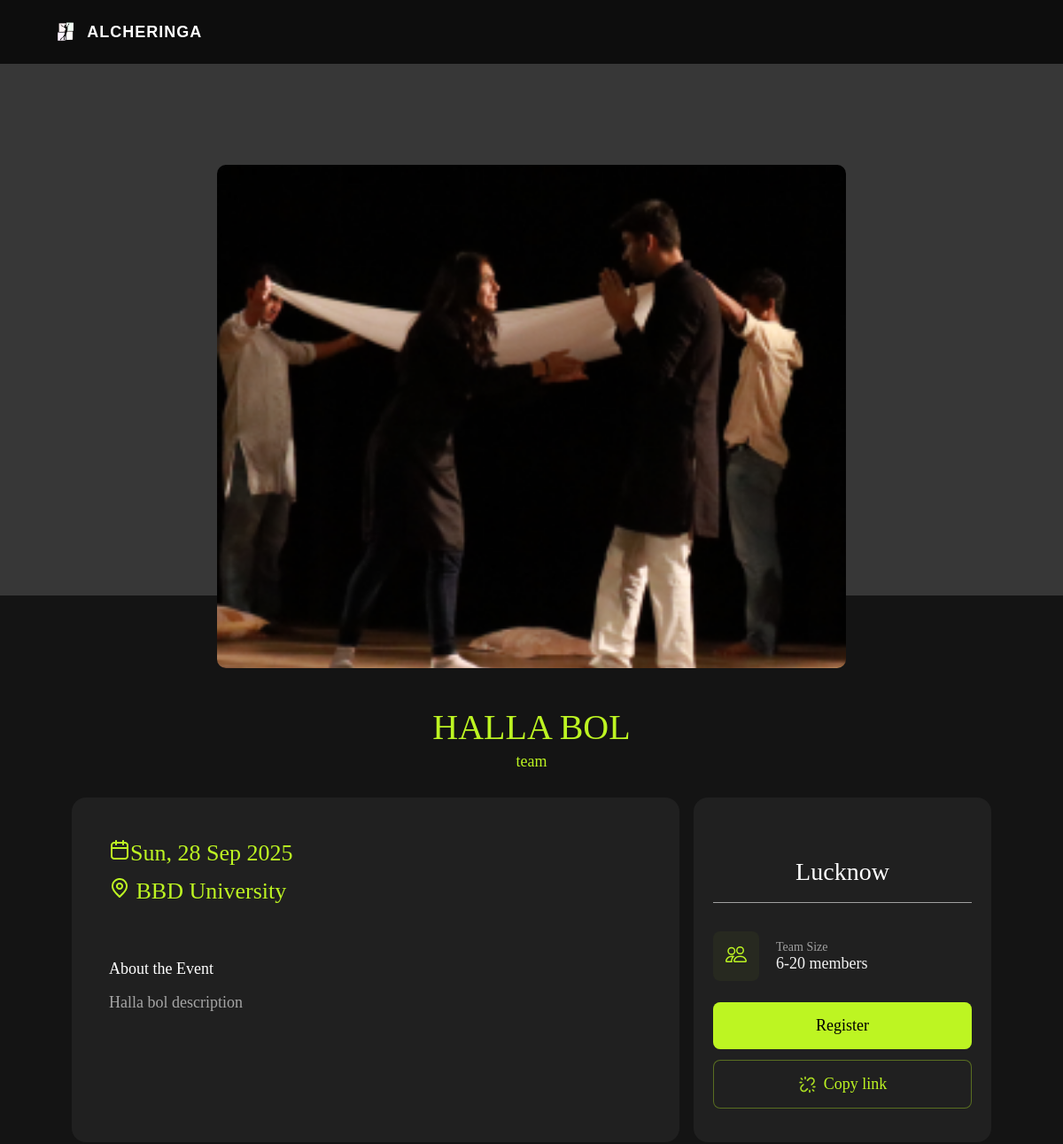
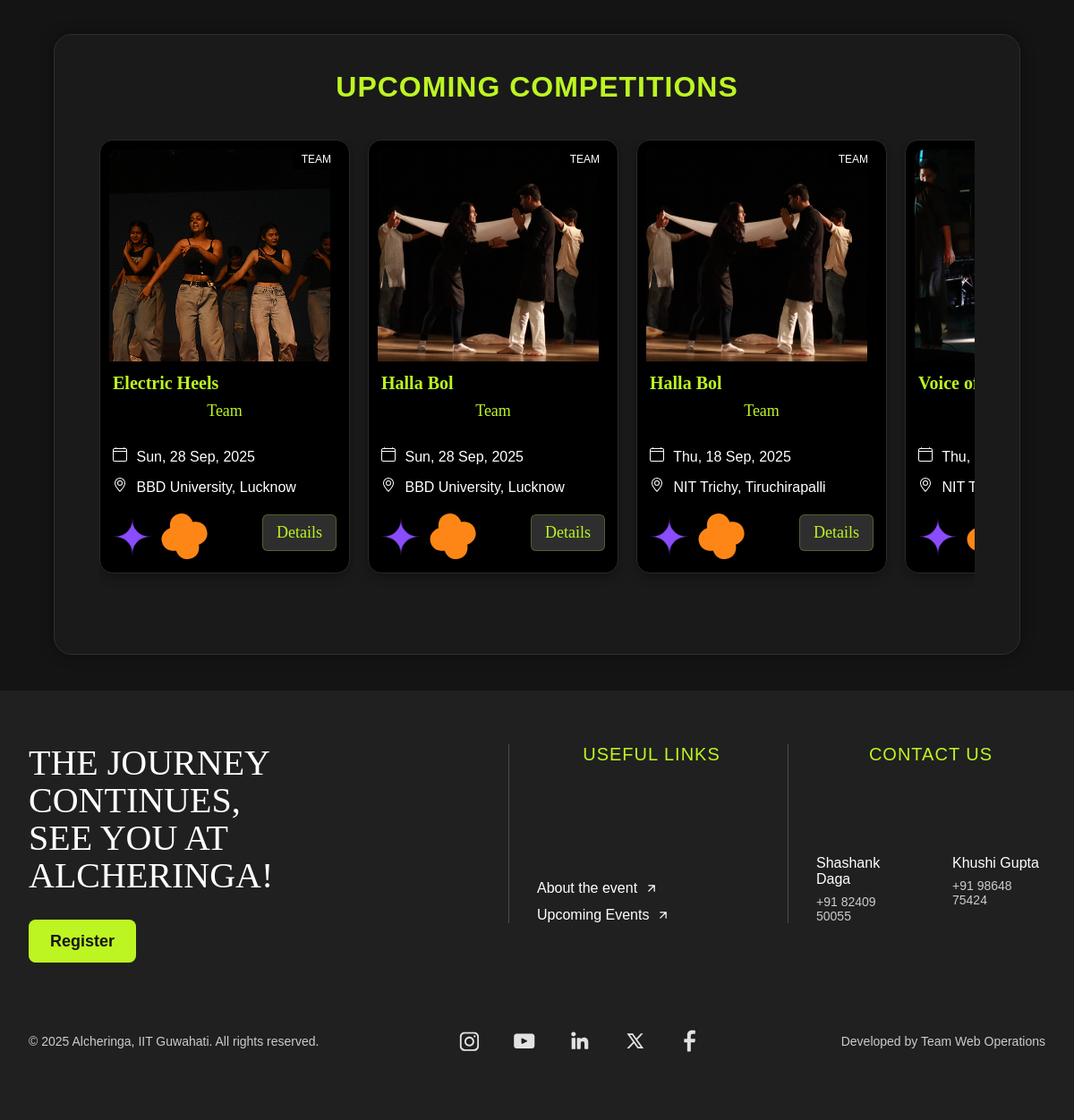
Screenshot of /competitions/Lucknow/Halla Bol/ with the database file from the repository (2 pictures, top to bottom).
### core/models.py (models this page shows, shortened)
class Event(models.Model):
    EVENT_TYPE_CHOICES = [
        ('solo', 'Solo'),
        ('team', 'Team'),
    ]
    name = models.CharField(max_length=200)
    event_type = models.CharField(max_length=10, choices=EVENT_TYPE_CHOICES, default='solo')
    min_participants = models.PositiveIntegerField(null=True, blank=True)
    max_participants = models.PositiveIntegerField(null=True, blank=True)
    description = models.TextField(default= "none")
    deadline = models.DateField(null=True, blank=True)
    event_date = models.DateField(null=True, blank=True)
    image = models.ImageField(
        upload_to="image_uploads/event_pic/",null=True, blank=True,help_text="Upload an image representing this event"
    )

class City(models.Model):
    name = models.CharField(max_length=100, unique=True)
    events = models.ManyToManyField('Event', related_name='cities')
    venue = models.CharField(max_length=100, default="None")
    time = models.DateField(null=True, blank=True)
    guidelines = models.TextField(default="None")
    image = models.ImageField(
        upload_to="image_uploads/city_pic/",null=True)
    state = models.CharField(max_length=100,default='None')
    collab = models.BooleanField(null=True,default=False)

### core/views.py (the view)
# urls.py: path('competitions/<str:city_name>/<str:event_name>/', views.detailspage, name='detailspage'),
def detailspage(request, city_name, event_name):
    city = get_object_or_404(City, name=city_name)
    event = get_object_or_404(Event, name=event_name)
    competitions = []
    cities = City.objects.prefetch_related('events').all()
    for city_item in cities:
        for event_item in city_item.events.all():
            image_url = ''
            if event_item.image:
                image_url = event_item.image.url
            elif city_item.image:
                image_url = city_item.image.url
            else:
                image_url = 'static/core/assets/CompetitionPhoto.jpg'
            competitions.append({
                "city": city_item.name,
                "title": event_item.name,
                "subtitle": event_item.description,
                "date": city_item.time.strftime("%a, %d %b, %Y") if city_item.time else "No date",
                "venue": city_item.venue,
                "image": image_url,  # Now uses the fallback hierarchy
                "type": event_item.event_type.capitalize() if event_item.event_type else "N/A",
                "collab": city_item.collab
            })
    return render(request, 'core/register.html', {
        'event': event,
        'city': city,
        'competitions': competitions,  # Pass competitions for cards
        'cities': cities,
    })

### templates/core/register.html (shortened to what this page needs)
{%load static%}
<!DOCTYPE html>
<html lang="en">
  <head>
    <link
      rel="stylesheet"
      type="text/css"
      href="{% static 'core/styles.css' %}"
    />
    <link rel="stylesheet" href="{% static 'core/combined.css' %}" />
    <link
      rel="stylesheet"
      type="text/css"
      href="{% static 'core/style.css' %}"
    />
    <link rel="stylesheet" href="{% static 'core/landing/landing.css' %}" />
    <link rel="stylesheet" href="{% static 'core/landing/cfa.css' %}" />
    <link rel="stylesheet" href="{% static 'core/landing/comp.css' %}" />
    <link
      rel="stylesheet"
      href="https://cdn.jsdelivr.net/npm/toastify-js/src/toastify.min.css"
    />
    <link
      rel="stylesheet"
      type="text/css"
      href="{% static 'core/register.css' %}"
    />
  </head>
  <body>
    <header class="navbar">
      <div class="navbar-header">
        <div class="navbar-left">
          <img
            src="{% static 'core/landing/logo.png' %}"
            class="logo"
            alt="Logo"
          />
          <span>ALCHERINGA</span>
        </div>
    </header>
    <div class="top-section" id="top-section">
      <div class="event-banner">
        {% if event.image %}
          <img
            src="{{ event.image.url }}"
            alt="{{ event.name }}"
          />
        {% elif city.image %}
          <img
            src="{{ city.image.url }}"
            alt="{{ event.name }}"
          />
        {% else %}
          <img
            src="{% static 'core/asset/CompetitionPhoto.png' %}"
            alt="{{ event.name }}"
          />
        {% endif %}
      </div>
    </div>
    <div class="event-container">
      <h1 class="event-title">{{ event.name }}</h1>
      <p class="event-subtitle">{{ event.event_type }}</p>
      <div class="event-details">
        <div class="left-info">
          <p class="event-date">
            <img src="{%static 'core/asset/calendar.png' %}" alt="calendar" />{{ city.time|date:'D, d M Y' }}
          </p>
          <p class="event-location">
            <img src="{%static 'core/asset/marker-pin-01.png' %}" alt="pin" />
            {{ city.venue }}
          </p>
          <h3 class="about-the-event" id="about-the-event">About the Event</h3>
          <p class="event-description">{{ event.description|linebreaksbr }}</p>
        </div>
        <div class="right-info">
          <h3 class="event-state">{{ city.name }}</h3>
          <div class="info-box">
            <div class="info-icon">
            </div>
            <div class="info-text">
              <span class="info-label">Team Size</span>
              {% if event.event_type == 'solo' %}
                <span class="info-value">1 member</span>
              {% else %}
                {% if event.min_participants and event.max_participants %}
                  <span class="info-value">{{ event.min_participants }}-{{ event.max_participants }} members</span>
                {% elif event.min_participants and not event.max_participants %}
                  <span class="info-value">Minimum :{{ event.min_participants }}</span>
                {% elif event.max_participants and not event.min_participants %}
                  <span class="info-value">Maximum {{ event.max_participants }} members</span>
                {% else %}
                  <span class="info-value">Any</span>
                {% endif %}
              {% endif %}
            </div>
          </div>
          <a
            href="{% url 'registrationpage' city.name event.name %}"
            class="register-btn"
            >Register</a
          >
          <button class="copy-btn">
            <img src="link-broken-01.png" alt="" />
            <span class="copy-link">Copy link</span>
          </button>
        </div>
      </div>
    </div>
      <section class="city-competitions" id="city-all">
        <h2 class="section-title">Upcoming Competitions</h2>
        <div class="carousel-container">
          <div class="carousel" id="competitions-carousel">
            {% for competition in competitions %}
              <article class="comp-card">
                <div class="card-media">
                  <img src="{{ competition.image }}" alt="{{ competition.title }}" class="comp-img">
                  <span class="badge">{{ competition.type|upper }}</span>
                </div>
                <div class="card-body">
                  <h3 class="card-title">{{ competition.title }}</h3>
                  <p class="event-subtitle">{{ competition.type }}</p>
                  <ul class="card-details">
                    <li><span class="detail-label"></span> <span class="detail-value">{{ competition.date }}</span></li>
                    {% if competition.venue %}
                    <li><span class="detail-label"></span> <span class="detail-value">{{ competition.venue }}, {{competition.city}}</span></li>
                    {% endif %}
                  </ul>
                  <div class="card-actions">
                    <img src="{% static 'core/asset/star2.png' %}" alt="{{ competition.title }}" class="style-img"/>
                    <img src="{% static 'core/asset/flower2.png' %}" alt="{{ competition.title }}" class="comp-img"/>
                    {% if not competition.city.collab %}
                    <a class="register-btn" href="{% url 'detailspage' competition.city competition.title %}">Details</a>
                    {% endif %}
                  </div>
                </div>
              </article>
            {% endfor %}
          </div>
        </div>
      </section>
    <div class="alcher-blocks">
      <section class="footer-block">
        <footer class="footer">
          <div class="container">
            <div class="footer-grid">
              <div class="main-message">
                <h2 class="main-title">
                  THE JOURNEY<br />
                  CONTINUES,<br />
                  SEE YOU AT<br />
                  ALCHERINGA!
                </h2>
                <button class="register-btn" onclick="document.getElementById('top-section').scrollIntoView({ behavior: 'smooth' });">
                  Register
                </button>
              </div>
              <div class="section-container">
                <h3 class="section-title">Useful Links</h3>
                <nav class="links-nav">
                  <ul class="nav-list">
                    <li>
                      <a href="#top-section" class="nav-link">
                        <span>About the event</span>
                        <img
                          src="{% static 'core/asset/arrow-up-right.svg' %}"
                          alt="External link"
                          class="external-icon"
                        />
                      </a>
                    </li>
                    <li>
                      <a href="#city-all" class="nav-link">
                        <span>Upcoming Events</span>
                        <img
                          src="{% static 'core/asset/arrow-up-right.svg' %}"
                          alt="External link"
                          class="external-icon"
                        />
                      </a>
                    </li>
                  </ul>
                </nav>
              </div>
              <div class="section-container">
                <h3 class="section-title">Contact Us</h3>
                <div class="contacts">
                  <ul class="contact-list">
                    <li class="contact-item">
                      <div class="contact-name">Shashank Daga</div>
                      <div class="contact-phone">+91 82409 50055</div>
                    </li>
                    <li class="contact-item">
                      <div class="contact-name">Khushi Gupta</div>
                      <div class="contact-phone">+91 98648 75424</div>
                    </li>
                  </ul>
                </div>
              </div>
            </div>
            <div class="footer-bottom">
              <div class="bottom-content">
                <div class="copyright">
                  © 2025 Alcheringa, IIT Guwahati. All rights reserved.
                </div>
                <div class="social-links">
                  <a href="https://www.instagram.com/alcheringaiitg/" class="social-link" aria-label="Instagram">
                    <img
                      src="{% static 'core/asset/insta.svg' %}"
                      alt="Instagram"
                      class="social-icon"
                    />
                  </a>
                  <a href="https://www.youtube.com/channel/UCQfsLKaY4a1Mx75hnaZDoxw" class="social-link" aria-label="YouTube">
                    <img
                      src="{% static 'core/asset/youtube.svg' %}"
                      alt="Youtube"
                      class="social-icon"
                    />
                  </a>
                  <a href="https://www.linkedin.com/company/alcheringaiitguwahati/" class="social-link" aria-label="LinkedIn">
                    <img
                      src="{% static 'core/asset/linkedin.svg' %}"
                      alt="LinkedIn"
                      class="social-icon"
                    />
                  </a>
                  <a href="https://x.com/alcheringaiitg" class="social-link" aria-label="X">
                    <img
                      src="{% static 'core/asset/x.svg' %}"
                      alt="X"
                      class="social-icon"
                    />
                  </a>
                  <a href="https://www.facebook.com/alcheringaiitg" class="social-link" aria-label="Facebook">
                    <img
                      src="{% static 'core/asset/facebook.svg' %}"
                      alt="Facebook"
                      class="social-icon"
                    />
                  </a>
                </div>
                <div class="credits">Developed by Team Web Operations</div>
              </div>
            </div>
          </div>
        </footer>
      </section>
    </div>
  </body>
</html>

### rows the page displays
Event: image (picture), name "HALLA BOL", event_type "team", description "Halla bol description", min_participants "6", max_participants "20", title "Halla Bol" "Halla Bol"
City: time "Sun, 28 Sep 2025", venue "BBD University", name "Lucknow", venue "BBD University" "BBD University", city "Lucknow" "Lucknow"
Event: title "Electric Heels"
City: venue "NIT Trichy" "NIT…", city "Tiruchirapalli"
Event: title "Voice…"

### other values shown
{{ competition.type|upper }} "TEAM" "TEAM" "TEAM"
{{ competition.type }} "Team" "Team" "Team"
{{ competition.date }} "Sun, 28 Sep, 2025" "Sun, 28 Sep, 2025" "Thu, 18 Sep, 2025" "Thu,…"
